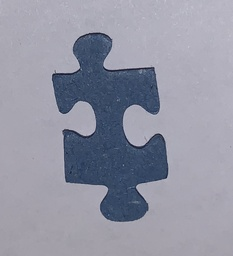
#> input picture project puzzle/puzzle5.jpeg, 233 x 256 px, shrunk from 913 x 1004 before the run, found by its file name
$ python contouring_2.py   (Python 2 division)
#> lines starting #> are read from the running program, lines starting #| are printed output that depends on the picture
import imageio
import matplotlib.pyplot as plt
from mpl_toolkits.mplot3d import axes3d
from matplotlib import cm
import time


file=open('//Users/martin//Desktop//piece2.txt','w')

im = imageio.imread('//Users/martin//Desktop//project puzzle//puzzle5.jpeg')
#> im is the input picture: shape (256, 233, 3); mean R, G, B 147.3, 148.9, 163.7
# print(im.shape)

xw=im.shape[1]
#> xw = 233
yw=im.shape[0]
#> yw = 256

margmin=int(0.1*xw)
#> margmin = 23
margmax=int(0.9*xw)
#> margmax = 209

x=[]
y0=[]

X=[]
Y=[]

inc=10
av=125

t0=time.time()

in_point=False


for l in range(yw/inc):
    print(l)
    for i in range(xw/inc):
        step0=float(im[l*inc,i*inc][0])
        step1=float(im[l*inc,(i+1)*inc][0])
        y0=step0
        y1=step1
        if y0>av and y1<av:
            plt.scatter(i,l,c='b')
            in_point=True
        if y0<av and y1>av:
            plt.scatter(i,l,c='b')
            in_point=False
        if in_point:
            plt.scatter(i,l,c='g')


for l in range(xw/inc):
    for i in range(yw/inc):
        step0=float(im[i*inc,l*inc][0])
        step1=float(im[(i+1)*inc,l*inc][0])
        y0=step0
        y1=step1
        if (y0<av and y1>av) or (y0>av and y1<av):
            plt.scatter(l,i,c='r')

t1=time.time()
print(t1-t0)


plt.legend()
plt.axis('equal')
plt.show()
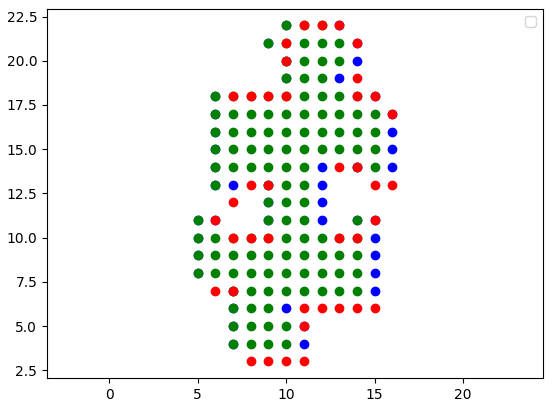
#> figure drawn by matplotlib, 1 panel

$ run again, with project puzzle/puzzle2.jpeg copied over project puzzle/puzzle5.jpeg
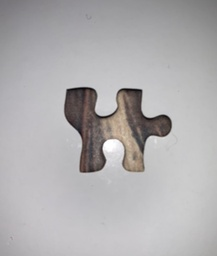
#> input picture project puzzle/puzzle2.jpeg, 217 x 256 px, shrunk from 740 x 875 before the run, found by its file name
#> im is the input picture: shape (256, 217, 3); mean R, G, B 176, 174.2, 175.5
#> `plt.show()`:
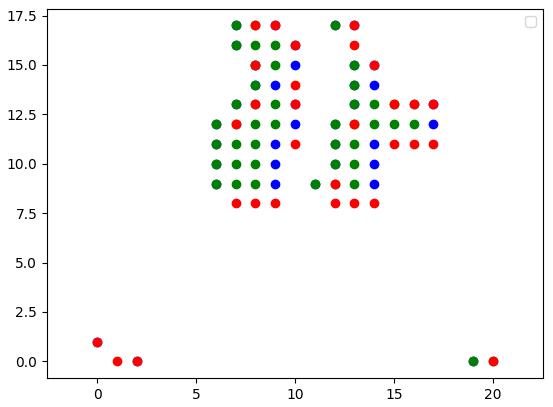
#> figure drawn by matplotlib, 1 panel

$ run again, with project puzzle/puzzle3.jpeg copied over project puzzle/puzzle5.jpeg
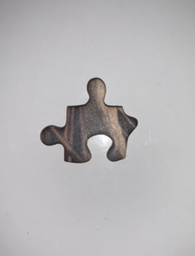
#> input picture project puzzle/puzzle3.jpeg, 195 x 256 px, shrunk from 602 x 790 before the run, found by its file name
#> im is the input picture: shape (256, 195, 3); mean R, G, B 183.9, 182.2, 184
#> `plt.show()`:
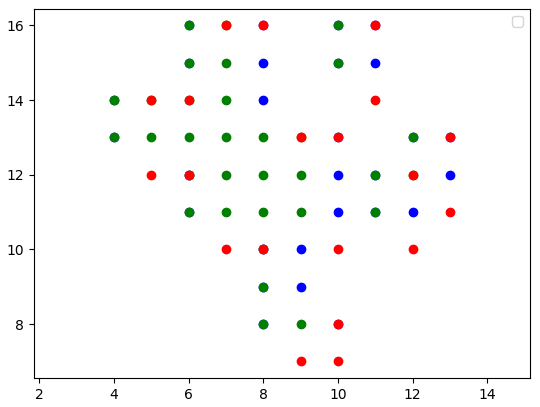
#> figure drawn by matplotlib, 1 panel

$ run again, with project puzzle/puzzle4.jpeg copied over project puzzle/puzzle5.jpeg
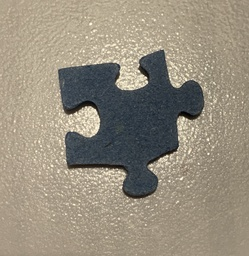
#> input picture project puzzle/puzzle4.jpeg, 249 x 256 px, shrunk from 1496 x 1541 before the run, found by its file name
#> im is the input picture: shape (256, 249, 3); mean R, G, B 150.3, 141.8, 125.9
#> `plt.show()`:
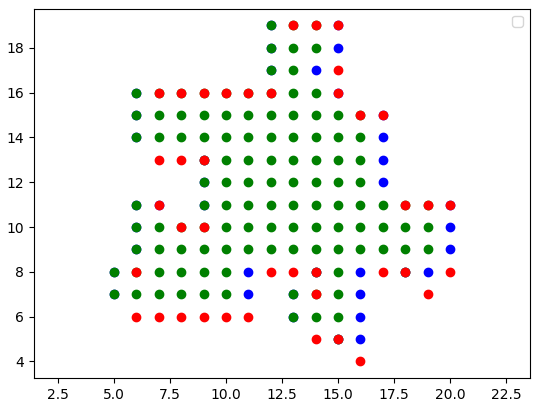
#> figure drawn by matplotlib, 1 panel
